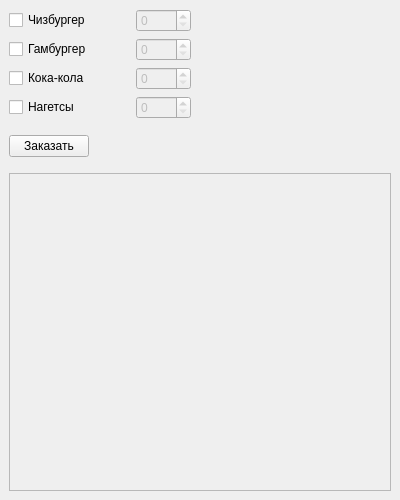
<?xml version="1.0" encoding="UTF-8"?>
<ui version="4.0">
 <class>MainWindow</class>
 <widget class="QMainWindow" name="MainWindow">
  <property name="geometry">
   <rect>
    <x>0</x>
    <y>0</y>
    <width>400</width>
    <height>500</height>
   </rect>
  </property>
  <property name="windowTitle">
   <string>Заказ в Макдональдсе — 2</string>
  </property>
  <widget class="QWidget" name="centralwidget">
   <property name="enabled">
    <bool>true</bool>
   </property>
   <layout class="QVBoxLayout" name="verticalLayout">
    <item>
     <layout class="QHBoxLayout" name="horizontalLayout">
      <item>
       <widget class="QCheckBox" name="cbCheesburger">
        <property name="enabled">
         <bool>true</bool>
        </property>
        <property name="sizePolicy">
         <sizepolicy hsizetype="MinimumExpanding" vsizetype="Fixed">
          <horstretch>50</horstretch>
          <verstretch>0</verstretch>
         </sizepolicy>
        </property>
        <property name="text">
         <string>Чизбургер</string>
        </property>
       </widget>
      </item>
      <item>
       <widget class="QSpinBox" name="spinBoxCheesburger">
        <property name="enabled">
         <bool>false</bool>
        </property>
        <property name="sizePolicy">
         <sizepolicy hsizetype="Minimum" vsizetype="Fixed">
          <horstretch>23</horstretch>
          <verstretch>0</verstretch>
         </sizepolicy>
        </property>
       </widget>
      </item>
      <item>
       <spacer name="horizontalSpacer">
        <property name="orientation">
         <enum>Qt::Horizontal</enum>
        </property>
        <property name="sizeType">
         <enum>QSizePolicy::Fixed</enum>
        </property>
        <property name="sizeHint" stdset="0">
         <size>
          <width>200</width>
          <height>20</height>
         </size>
        </property>
       </spacer>
      </item>
     </layout>
    </item>
    <item>
     <layout class="QHBoxLayout" name="horizontalLayout_2">
      <item>
       <widget class="QCheckBox" name="cbGamburger">
        <property name="enabled">
         <bool>true</bool>
        </property>
        <property name="sizePolicy">
         <sizepolicy hsizetype="MinimumExpanding" vsizetype="Fixed">
          <horstretch>50</horstretch>
          <verstretch>0</verstretch>
         </sizepolicy>
        </property>
        <property name="text">
         <string>Гамбургер</string>
        </property>
       </widget>
      </item>
      <item>
       <widget class="QSpinBox" name="spinBoxGamburger">
        <property name="enabled">
         <bool>false</bool>
        </property>
        <property name="sizePolicy">
         <sizepolicy hsizetype="Minimum" vsizetype="Fixed">
          <horstretch>23</horstretch>
          <verstretch>0</verstretch>
         </sizepolicy>
        </property>
       </widget>
      </item>
      <item>
       <spacer name="horizontalSpacer_2">
        <property name="orientation">
         <enum>Qt::Horizontal</enum>
        </property>
        <property name="sizeType">
         <enum>QSizePolicy::Fixed</enum>
        </property>
        <property name="sizeHint" stdset="0">
         <size>
          <width>200</width>
          <height>20</height>
         </size>
        </property>
       </spacer>
      </item>
     </layout>
    </item>
    <item>
     <layout class="QHBoxLayout" name="horizontalLayout_3">
      <item>
       <widget class="QCheckBox" name="cbCocaCola">
        <property name="enabled">
         <bool>true</bool>
        </property>
        <property name="sizePolicy">
         <sizepolicy hsizetype="MinimumExpanding" vsizetype="Fixed">
          <horstretch>50</horstretch>
          <verstretch>0</verstretch>
         </sizepolicy>
        </property>
        <property name="text">
         <string>Кока-кола</string>
        </property>
       </widget>
      </item>
      <item>
       <widget class="QSpinBox" name="spinBoxCocaCola">
        <property name="enabled">
         <bool>false</bool>
        </property>
        <property name="sizePolicy">
         <sizepolicy hsizetype="Minimum" vsizetype="Fixed">
          <horstretch>23</horstretch>
          <verstretch>0</verstretch>
         </sizepolicy>
        </property>
       </widget>
      </item>
      <item>
       <spacer name="horizontalSpacer_3">
        <property name="orientation">
         <enum>Qt::Horizontal</enum>
        </property>
        <property name="sizeType">
         <enum>QSizePolicy::Fixed</enum>
        </property>
        <property name="sizeHint" stdset="0">
         <size>
          <width>200</width>
          <height>20</height>
         </size>
        </property>
       </spacer>
      </item>
     </layout>
    </item>
    <item>
     <layout class="QHBoxLayout" name="horizontalLayout_4">
      <item>
       <widget class="QCheckBox" name="cbNugget">
        <property name="enabled">
         <bool>true</bool>
        </property>
        <property name="sizePolicy">
         <sizepolicy hsizetype="MinimumExpanding" vsizetype="Fixed">
          <horstretch>50</horstretch>
          <verstretch>0</verstretch>
         </sizepolicy>
        </property>
        <property name="text">
         <string>Нагетсы</string>
        </property>
       </widget>
      </item>
      <item>
       <widget class="QSpinBox" name="spinBoxNugget">
        <property name="enabled">
         <bool>false</bool>
        </property>
        <property name="sizePolicy">
         <sizepolicy hsizetype="Minimum" vsizetype="Fixed">
          <horstretch>23</horstretch>
          <verstretch>0</verstretch>
         </sizepolicy>
        </property>
       </widget>
      </item>
      <item>
       <spacer name="horizontalSpacer_4">
        <property name="orientation">
         <enum>Qt::Horizontal</enum>
        </property>
        <property name="sizeType">
         <enum>QSizePolicy::Fixed</enum>
        </property>
        <property name="sizeHint" stdset="0">
         <size>
          <width>200</width>
          <height>20</height>
         </size>
        </property>
       </spacer>
      </item>
     </layout>
    </item>
    <item>
     <spacer name="verticalSpacer_2">
      <property name="enabled">
       <bool>true</bool>
      </property>
      <property name="orientation">
       <enum>Qt::Vertical</enum>
      </property>
      <property name="sizeType">
       <enum>QSizePolicy::Fixed</enum>
      </property>
      <property name="sizeHint" stdset="0">
       <size>
        <width>200</width>
        <height>10</height>
       </size>
      </property>
     </spacer>
    </item>
    <item>
     <widget class="QPushButton" name="btnOrder">
      <property name="enabled">
       <bool>true</bool>
      </property>
      <property name="sizePolicy">
       <sizepolicy hsizetype="Fixed" vsizetype="Fixed">
        <horstretch>0</horstretch>
        <verstretch>0</verstretch>
       </sizepolicy>
      </property>
      <property name="text">
       <string>Заказать</string>
      </property>
     </widget>
    </item>
    <item>
     <spacer name="verticalSpacer">
      <property name="orientation">
       <enum>Qt::Vertical</enum>
      </property>
      <property name="sizeType">
       <enum>QSizePolicy::Fixed</enum>
      </property>
      <property name="sizeHint" stdset="0">
       <size>
        <width>20</width>
        <height>10</height>
       </size>
      </property>
     </spacer>
    </item>
    <item>
     <widget class="QPlainTextEdit" name="plainTextEdit">
      <property name="enabled">
       <bool>false</bool>
      </property>
      <property name="sizePolicy">
       <sizepolicy hsizetype="Expanding" vsizetype="Expanding">
        <horstretch>0</horstretch>
        <verstretch>0</verstretch>
       </sizepolicy>
      </property>
     </widget>
    </item>
   </layout>
  </widget>
 </widget>
 <resources/>
 <connections/>
</ui>
